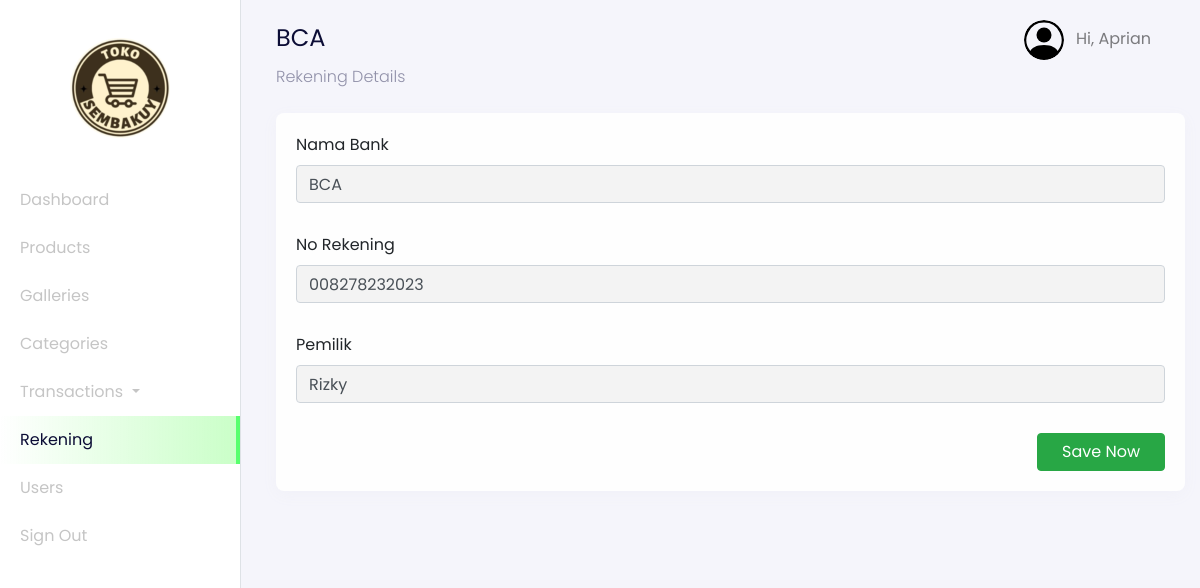
Screenshot of /admin?page=rekening-details&id=1 (signed in) with the database file from the repository.
### tables this page shows
CREATE TABLE `users` (
  `id_user` int(11) NOT NULL,
  `name` varchar(255) NOT NULL,
  `email` varchar(255) NOT NULL,
  `password` varchar(255) NOT NULL,
  `address` text DEFAULT NULL,
  `phone_number` varchar(255) NOT NULL,
  `postal_code` varchar(191) NOT NULL,
  `roles` varchar(255) NOT NULL
);

CREATE TABLE `rekening_numbers` (
  `id_rekening` int(11) NOT NULL,
  `bank_name` varchar(255) NOT NULL,
  `number` varchar(255) NOT NULL,
  `rekening_name` varchar(255) NOT NULL
);

### config/config.php (called while the page is built, shortened)
<?php
$host = 'localhost';
$user = 'root';
$password = '';
$dbname = 'imk_tugas';
$conn = mysqli_connect($host, $user, $password, $dbname);
function query($query)
{
    global $conn;
    $result = mysqli_query($conn, $query);
    $rows = [];
    while ($row = mysqli_fetch_assoc($result)) {
        $rows[] = $row;
    }
    return $rows;
}
?>

### admin/rekening/dashboard-rekening-details.php (the view, shortened to what this page needs)
<?php
$id = $_GET["id"];
$rekening = query("SELECT * FROM rekening_numbers WHERE id_rekening = $id")[0];
?>
<nav
  class="navbar navbar-expand-lg navbar-light navbar-store fixed-top"
  data-aos="fade-down"
>
  <div class="container-fluid">
    <div class="collpase navbar-collapse" id="navbarResponsive">
      <ul class="navbar-nav d-none d-lg-flex ml-auto">
        <li class="nav-item dropdown">
          <a
            href="#"
            class="nav-link"
            id="navbarDropdown"
            role="button"
            data-toggle="dropdown"
          >
          <img
              src="../assets/images/person-circle.svg"
              alt="profile"
              height="40px"
              class="rounded-circle mr-2 profile-picture"
            />
            <?php
              $id_user = $_SESSION['user'];
              $user = query("SELECT * FROM users WHERE id_user = $id_user")[0];
            ?>
            Hi, <?= $user["name"]; ?>
          </a>
        </li>
      </ul>
    </div>
  </div>
</nav>
<div
  class="section-content section-dashboard-home"
  data-aos="fade-up"
>
  <div class="container-fluid">
    <div class="dashboard-heading">
      <h2 class="dashboard-title"><?= $rekening["bank_name"]; ?></h2>
      <p class="dashboard-subtitle">Rekening Details</p>
    </div>
    <div class="dashboard-content">
      <div class="row">
        <div class="col-12 mt-2">
          <form action="" method="POST">
            <div class="card">
              <div class="card-body">
                  <div class="row">
                    <div class="col-md-12">
                    <div class="form-group">
                      <label for="bank_name">Nama Bank</label>
                      <input
                        type="text"
                        name="bank_name"
                        id="bank_name"
                        class="form-control"
                        value="<?= $rekening["bank_name"]; ?>"
                        required
                      />
                    </div>
                  </div>
                  <div class="col-md-12">
                    <div class="form-group">
                      <label for="no_rekening">No Rekening</label>
                      <input
                        type="number"
                        name="no_rekening"
                        id="no_rekening"
                        class="form-control"
                        value="<?= $rekening["number"]; ?>"
                        required
                      />
                    </div>
                  </div>
                  <div class="col-md-12">
                    <div class="form-group">
                      <label for="name">Pemilik</label>
                      <input
                        type="text"
                        name="pemilik"
                        id="pemilik"
                        value="<?= $rekening["rekening_name"]; ?>"
                        class="form-control"
                        required
                      />
                    </div>
                  </div>
                  </div>
                  <div class="row">
                    <div class="col-12 text-right">
                      <button
                        type="submit"
                        name="updateRekening"
                        class="btn btn-success px-4"
                      >
                        Save Now
                      </button>
                    </div>
                  </div>
              </div>
            </div>
          </form>
        </div>
      </div>
    </div>
  </div>
</div>

### rows the page displays
users: name "Aprian"
rekening_numbers: bank_name "BCA", no_rekening "008278232023", pemilik "Rizky"
